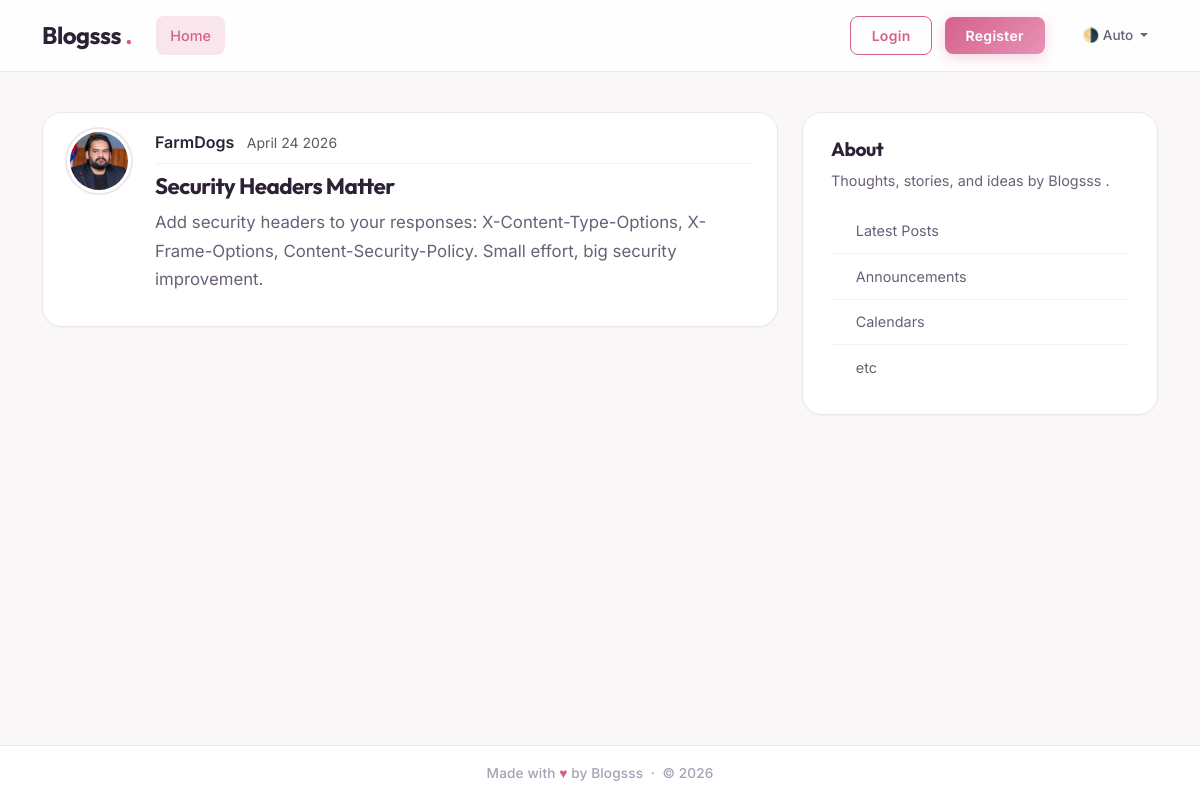
The app's page /posts/5 with its own data.
### src/fastapi_l/models.py (models this page shows, shortened)
class User(Base):
    __tablename__="users"
    id: Mapped[int] = mapped_column(Integer, primary_key=True)
    username: Mapped[str] = mapped_column(String(50), unique=True, nullable=False)
    email: Mapped[str] = mapped_column(String(120), unique=True, nullable=False)
    password_hash: Mapped[String] = mapped_column(String(200), nullable=False)
    image_file: Mapped[str | None] = mapped_column(
        String(200),
        nullable=True,
        default=None,
    )
    posts: Mapped[list[Post]] = relationship(
        back_populates="author",
        cascade= "all, delete-orphan")
    reset_tokens: Mapped[list[PasswordResetToken]] = relationship(
        back_populates="user",
        cascade="all, delete-orphan",
    )

class Post(Base):
    __tablename__="posts"
    id: Mapped[int] = mapped_column(Integer, primary_key=True)
    title: Mapped[str] = mapped_column(String(100), nullable=False)
    content: Mapped[str] = mapped_column(Text, nullable=False)
    user_id: Mapped[int] = mapped_column(
        ForeignKey("users.id"),
        nullable=False,
        index=True,
    )
    date_posted: Mapped[datetime] = mapped_column(
        DateTime(timezone=True),
        default=lambda:datetime.now(UTC),
    )
    author: Mapped[User] = relationship(back_populates="posts")

### src/fastapi_l/main.py (the view)
@app.get("/posts/{post_id}", include_in_schema=False)
async def get_post_page(request: Request, post_id:int, db: Annotated[AsyncSession, Depends(get_db)]):
    result = await db.execute(select(Post).options(selectinload(Post.author)).where(Post.id == post_id))
    post = result.scalars().first()
    if post:
        title = post.title[:50]
        return templates.TemplateResponse(
            request,
            "post.html",
            {"post": post,"title" : title })
    raise HTTPException(status_code=status.HTTP_404_NOT_FOUND, detail="Post not found.")

### templates/post.html (shortened to what this page needs)
{% extends "layout.html" %}
{% block content %}
  <article class="content-section py-3 px-4 mb-4">
    <div class="d-flex align-items-start gap-4">
      <img class="rounded-circle article-img flex-shrink-0"
           src="{{ post.author.image_path }}"
           alt="{{ post.author.username }}'s profile picture"
           width="64"
           height="64"
           loading="lazy">
      <div class="flex-grow-1">
        <div class="article-metadata mb-2">
          <a class="me-2" href="#">{{ post.author.username }}</a>
          <small class="text-body-secondary">{{ post.date_posted.strftime('%B %d %Y') }}</small>
        </div>
        <h2 class="article-title">{{ post.title }}</h2>
        <p class="article-content">{{ post.content }}</p>
      </div>
    </div>
  </article>
{% endblock content %}

### static/css/main.css (style rules this page uses)
:root { --font-display: 'Outfit', system-ui, sans-serif; --font-body: 'Inter', system-ui, sans-serif; --nav-h: 72px; --spacing-xl: 5rem; --article-img-size: 4rem; --account-img-size: 7.813rem; --radius-sm: 8px; --radius-md: 14px; --radius-lg: 20px; --radius-pill: 50px; --ink: #2d2235; --ink-soft: #6b5f76; --ink-faint: #a99fb5; --canvas: #faf7f8; --surface: #ffffff; --accent: #d4618c; --accent-hover: #c24e7a; --accent-alt: #e892b5; --accent-glow: rgba(212, 97, 140, 0.15); --success: #5bb98c; --success-deep: #3d9e6e; --danger: #d95858; --danger-hover: #c44444; --danger-glow: rgba(217, 88, 88, 0.15); --border: #ede5ea; --border-light: #f5f0f3; --shadow-xs: 0 1px 2px rgba(45, 34, 53, 0.04); --shadow-sm: 0 2px 8px rgba(45, 34, 53, 0.06); --shadow-md: 0 4px 16px rgba(45, 34, 53, 0.08); --shadow-lg: 0 12px 32px rgba(45, 34, 53, 0.10); --shadow-accent: 0 4px 14px rgba(212, 97, 140, 0.25); --shadow-accent-lg: 0 8px 24px rgba(212, 97, 140, 0.30); --shadow-danger: 0 4px 14px rgba(217, 88, 88, 0.25); }
*, *::before, *::after { box-sizing: border-box; }
html { scroll-behavior: smooth; }
body { font-family: var(--font-body); font-size: 1rem; font-weight: 400; line-height: 1.65; color: var(--ink); background: var(--canvas); transition: background-color .35s ease, color .35s ease; -webkit-font-smoothing: antialiased; -moz-osx-font-smoothing: grayscale; }
h1, h2, h3, h4, h5, h6 { font-family: var(--font-display); color: var(--ink); font-weight: 700; letter-spacing: -0.025em; line-height: 1.25; }
a { color: var(--accent); text-decoration: none; transition: color .2s ease; }
.content-section, .sidebar-card { background: var(--surface); border: 1px solid var(--border); border-radius: var(--radius-lg); box-shadow: var(--shadow-xs); padding: 1.5rem 1.75rem; transition: box-shadow .3s ease, transform .3s ease, border-color .3s ease; }
.article-title { font-family: var(--font-display); color: var(--ink); font-size: 1.4rem; font-weight: 700; transition: color .2s ease; text-decoration: none; }
.article-content { white-space: pre-line; font-size: 1.05rem; color: var(--ink-soft); line-height: 1.7; }
.article-img { height: var(--article-img-size); width: var(--article-img-size); flex-shrink: 0; object-fit: cover; border-radius: 50%; border: 3px solid var(--surface); box-shadow: 0 0 0 2px var(--border), var(--shadow-xs); transition: box-shadow .3s ease, border-color .3s ease; }
.article-metadata { padding-bottom: .5rem; border-bottom: 1px solid var(--border-light); margin-bottom: .75rem; }
.article-metadata a { font-weight: 600; color: var(--ink); }

### records on screen
User: author.username "FarmDogs"
Post: date_posted "April 24 2026", title "Security Headers Matter", content "Add security headers to your responses: X-Content-Type-Options, X-Frame-Options, Content-Security-Policy. Small effort, big security improvement."
